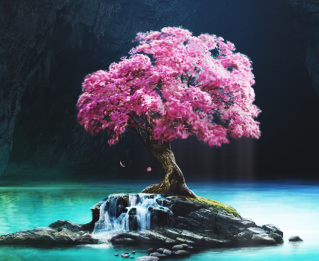
#> input picture sakura.png, 319 x 261 px
$ jupyter execute pil_numpy_matplotlib.ipynb   (shell and % lines are left out)
#> lines starting #> are read from the running program, lines starting #| are printed output that depends on the picture; after the words box and inside, x2 and y2 are one past the last pixel; in counts of white or black regions, pixels touching at a corner belong together
Знакомство с библиотеками Pillow, Numpy, Matplotlib

PIL (Python Image Library) содержит средства для обработки изображений и разнообразных операций, таких как: изменение размера, кадрирование, поворот, преобразование цветов и т. д.

NumPy (Numeric Python) это библиотека для языка Python, которая предоставляет функции для работами с матрицами и массивами данных.

Matplotlib содержит средства для построения графиков, диаграмм, рисования точек, прямых или кривых линий.

[cell 1]
# Скачиваем изображение с GitHub используя wget

Задание 1

[cell 2]
from PIL import Image, ImageFilter
import matplotlib.pyplot as plt

  # Загружаем изображение
origin_img = Image.open("sakura.png")
#> origin_img is the input picture: PIL image 319x261 RGB; mean R, G, B 73.4, 81.5, 94.7

  # Конвертируем в grayscale
img_gray = origin_img.convert("L")

  # Применяем медианный фильтр
img_filtered = img_gray.filter(ImageFilter.MedianFilter(size=3))

  # Создаем фигуру для отображения
fig, axes = plt.subplots(1, 3, figsize=(15, 5))

  # Оригинальное изображение
axes[0].imshow(origin_img)
axes[0].set_title('Оригинальное изображение', fontsize=12, fontweight='bold')
axes[0].axis('off')

  # Черно-белое изображение
axes[1].imshow(img_gray, cmap='gray')
axes[1].set_title('Черно-белая версия', fontsize=12, fontweight='bold')
axes[1].axis('off')

  # После медианного фильтра
axes[2].imshow(img_filtered, cmap='gray')
axes[2].set_title('После медианного фильтра (size=3)', fontsize=12, fontweight='bold')
axes[2].axis('off')

plt.tight_layout()
plt.show()
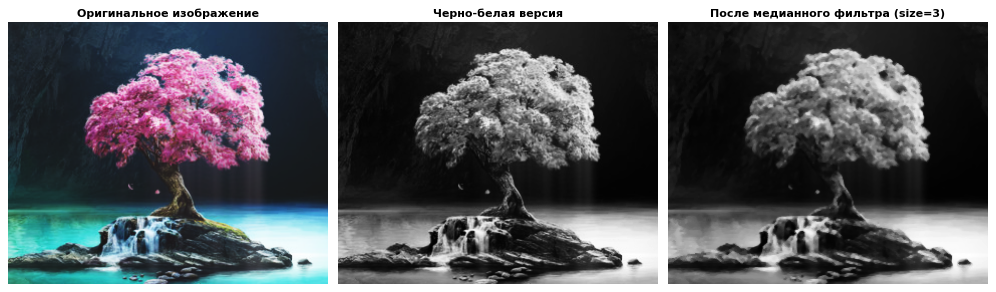
#> figure drawn by matplotlib, 3 panels

Задание 2

[cell 3]
from PIL import Image, ImageFilter, ImageChops
import matplotlib.pyplot as plt

# Загрузка и обработка
img = Image.open("sakura.png").convert("L")
blur2 = img.filter(ImageFilter.GaussianBlur(2))
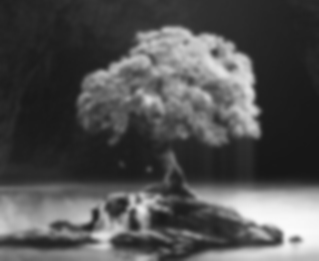
#> blur2: PIL image 319x261 L; min 23, max 252, mean 80.6
blur5 = img.filter(ImageFilter.GaussianBlur(5))
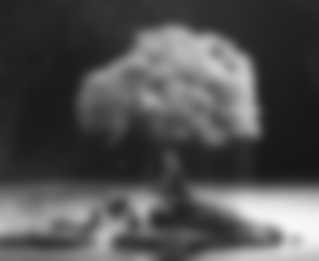
#> blur5: PIL image 319x261 L; min 23, max 248, mean 80.6
diff = ImageChops.difference(blur2, blur5)
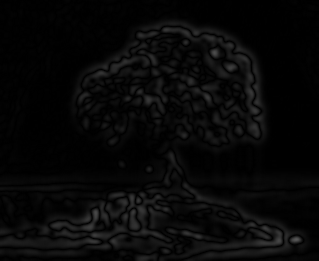
#> diff: PIL image 319x261 L; min 0, max 88, mean 7.6
contour = diff.filter(ImageFilter.CONTOUR)
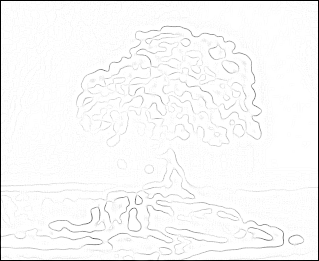
#> contour: PIL image 319x261 L; min 0, max 255, mean 247.7

# Отображение
fig, axes = plt.subplots(1, 5, figsize=(15, 10))

images = [img, blur2, blur5, diff, contour]
titles = ['Original', 'Blur r=2', 'Blur r=5', 'Difference', 'CONTOUR']
cmaps = ['gray'] * 5

for i, ax in enumerate(axes.flat):
    ax.imshow(images[i], cmap=cmaps[i])
    ax.set_title(titles[i], fontweight='bold')
    ax.axis('off')

plt.tight_layout()
plt.show()

Задание 3

[cell 4]
from PIL import Image
import matplotlib.pyplot as plt
import numpy as np

# Загрузка и обработка
im = np.array(Image.open('sakura.png'))
im_h = np.fliplr(im)  # Горизонтальное отражение
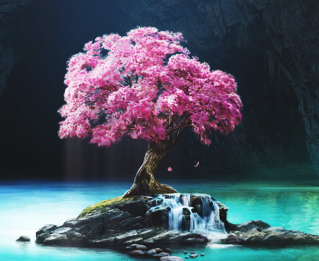
#> im_h: shape (261, 319, 3); mean R, G, B 73.4, 81.5, 94.7
im_v = np.flipud(im)  # Вертикальное отражение
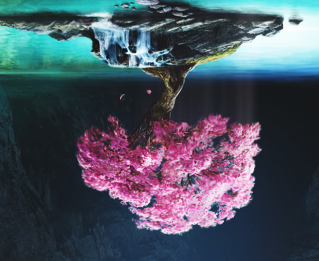
#> im_v: shape (261, 319, 3); mean R, G, B 73.4, 81.5, 94.7

# Отображение
fig, axes = plt.subplots(2, 2, figsize=(8, 6))

# Оригинал
axes[0, 0].imshow(im)
axes[0, 0].set_title('Оригинал', fontweight='bold')
axes[0, 0].axis('off')

# Горизонтальное отражение
axes[0, 1].imshow(im_h)
axes[0, 1].set_title('Горизонтальное отражение', fontweight='bold')
axes[0, 1].axis('off')

# Вертикальное отражение
axes[1, 0].imshow(im_v)
axes[1, 0].set_title('Вертикальное отражение', fontweight='bold')
axes[1, 0].axis('off')

# Комбинированное отражение (горизонтальное + вертикальное)
im_hv = np.flipud(np.fliplr(im))
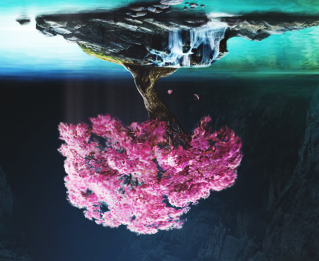
#> im_hv: shape (261, 319, 3); mean R, G, B 73.4, 81.5, 94.7
axes[1, 1].imshow(im_hv)
axes[1, 1].set_title('Двойное отражение', fontweight='bold')
axes[1, 1].axis('off')

plt.tight_layout()
plt.show()

Задание 4

[cell 5]
from PIL import Image
import numpy as np
import matplotlib.pyplot as plt

def binarize_image(im_array, threshold=100):
    """
    Бинаризует изображение по пороговому значению

    Parameters:
    im_array: numpy array - входное изображение
    threshold: int - пороговое значение (0-255)

    Returns:
    numpy array - бинаризованное изображение
    """
#> called with threshold = 100
    im_binary = (im_array > threshold) * 255
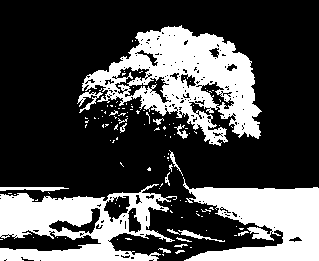
#> im_binary: shape (261, 319) int64; 29.9% white; 120 white regions (101 under 20 px), largest, box (x1, y1, x2, y2) and area: (82, 25, 262, 146) 9839, (0, 184, 177, 261) 7067, (183, 177, 319, 261) 6646
    return im_binary.astype(np.uint8)

# Загружаем и конвертируем изображение
im_original = Image.open("sakura.png")
im_gray = np.array(im_original.convert("L"))

# Бинаризуем изображение
result_binary = binarize_image(im_gray, threshold=100)

# Создаем фигуру для сравнения
fig, axes = plt.subplots(1, 3, figsize=(15, 5))

# Оригинальное цветное изображение
axes[0].imshow(im_original)
axes[0].set_title('Оригинальное изображение\n(Color)', fontsize=12, fontweight='bold')
axes[0].axis('off')

# Черно-белая версия
axes[1].imshow(im_gray, cmap='gray')
axes[1].set_title('Черно-белая версия\n(Grayscale)', fontsize=12, fontweight='bold')
axes[1].axis('off')

# Бинаризованное изображение
axes[2].imshow(result_binary, cmap='gray')
axes[2].set_title('Бинаризованное изображение\n(Threshold = 100)', fontsize=12, fontweight='bold')
axes[2].axis('off')

plt.tight_layout()
plt.show()

Задание 5

[cell 6]
import matplotlib.pyplot as plt
import numpy as np

#Вычисляет значения квадратичной функции a*x^2 + b*x + c
def quadratic_function(x_values, a=1, b=2, c=3):
    return a * np.array(x_values)**2 + b * np.array(x_values) + c

#Вычисляет значения кубической функции a*x^3 + b*x^2 + c*x + d
def cubic_function(x_values, a=1, b=2, c=3, d=4):
    return a * np.array(x_values)**3 + b * np.array(x_values)**2 + c * np.array(x_values) + d

# Генерируем данные
x = np.arange(0, 11, 1)
y_quadratic = quadratic_function(x)
y_cubic = cubic_function(x)

# Создаем график
fig, ax = plt.subplots(figsize=(8, 5))

# Рисуем графики
ax.plot(x, y_quadratic, 'b-', linewidth=2, marker='o', markersize=8,
        label='Квадратичная функция: $f(x) = x^2 + 2x + 3$')
ax.plot(x, y_cubic, 'r--', linewidth=2, marker='x', markersize=8,
        label='Кубическая функция: $f(x) = x^3 + 2x^2 + 3x + 4$')

# Настраиваем оформление
ax.set_title('Графики полиномиальных функций', fontsize=12, fontweight='bold', pad=10)
ax.set_xlabel('x', fontsize=12, fontweight='bold')
ax.set_ylabel('f(x)', fontsize=12, fontweight='bold')

# Настройка сетки
ax.grid(True, alpha=0.3, linestyle='--')
ax.set_axisbelow(True)  # Сетка под графиками

# Настройка легенды
ax.legend(loc='upper left', fontsize=11, framealpha=0.9)

# Улучшаем внешний вид осей
ax.spines['top'].set_visible(False)
ax.spines['right'].set_visible(False)
ax.spines['left'].set_alpha(0.3)
ax.spines['bottom'].set_alpha(0.3)

plt.tight_layout()
plt.show()
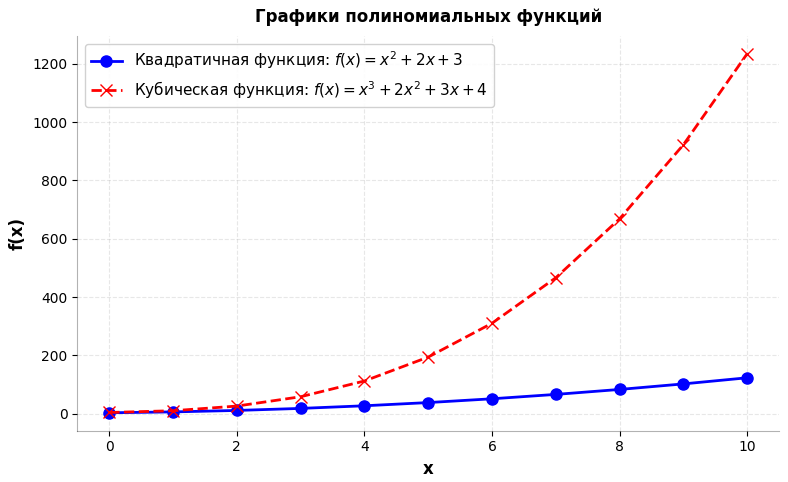
#> figure drawn by matplotlib, 1 panel; curve peaks at x = 10, y = 123; curve peaks at x = 10, y = 1234

$ run again, with kitten.png copied over sakura.png
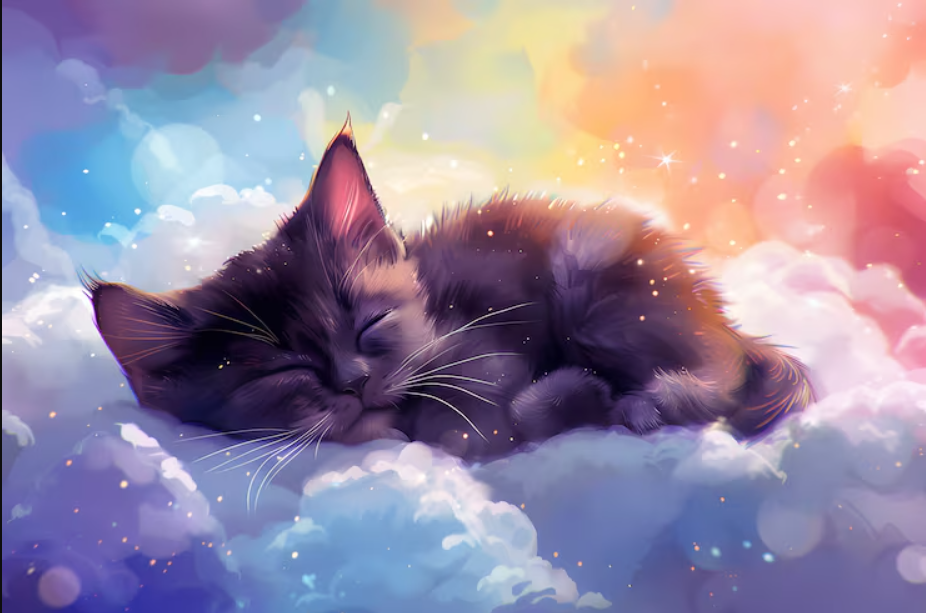
#> input picture kitten.png, 926 x 613 px
#> origin_img is the input picture: PIL image 926x613 RGBA; mean R, G, B, A 153.5, 139.5, 162.2, 255
#> `im_hv = np.flipud(np.fliplr(im))`:
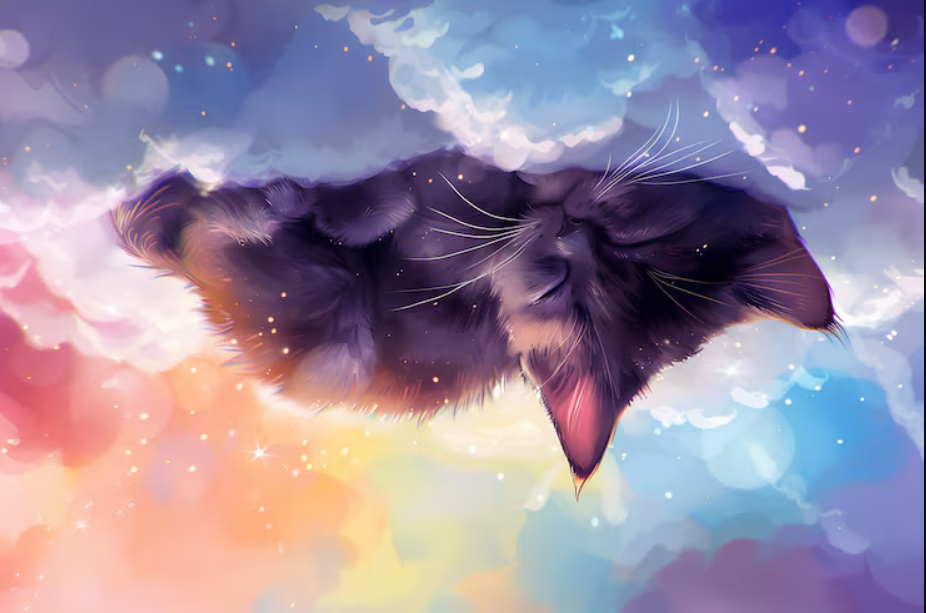
#> im_hv: shape (613, 926, 4); mean R, G, B, A 153.5, 139.5, 162.2, 255
#> in binarize_image, `im_binary = (im_array > threshold) * 255`:
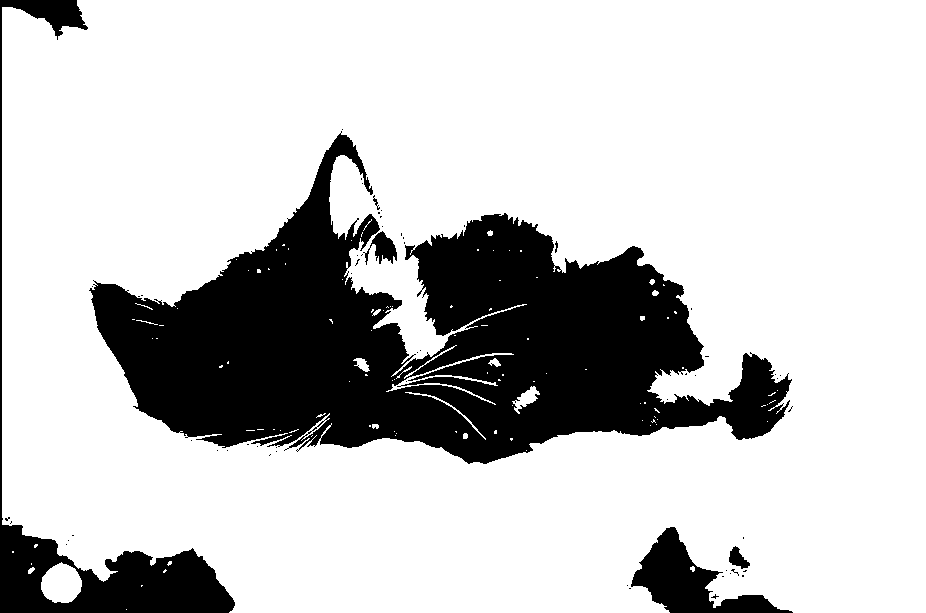
#> im_binary: shape (613, 926) int64; 77.7% white; 60 black regions (53 under 20 px), largest, box (x1, y1, x2, y2) and area: (89, 131, 792, 464) 105948, (0, 0, 235, 613) 14650, (631, 527, 793, 613) 5146
